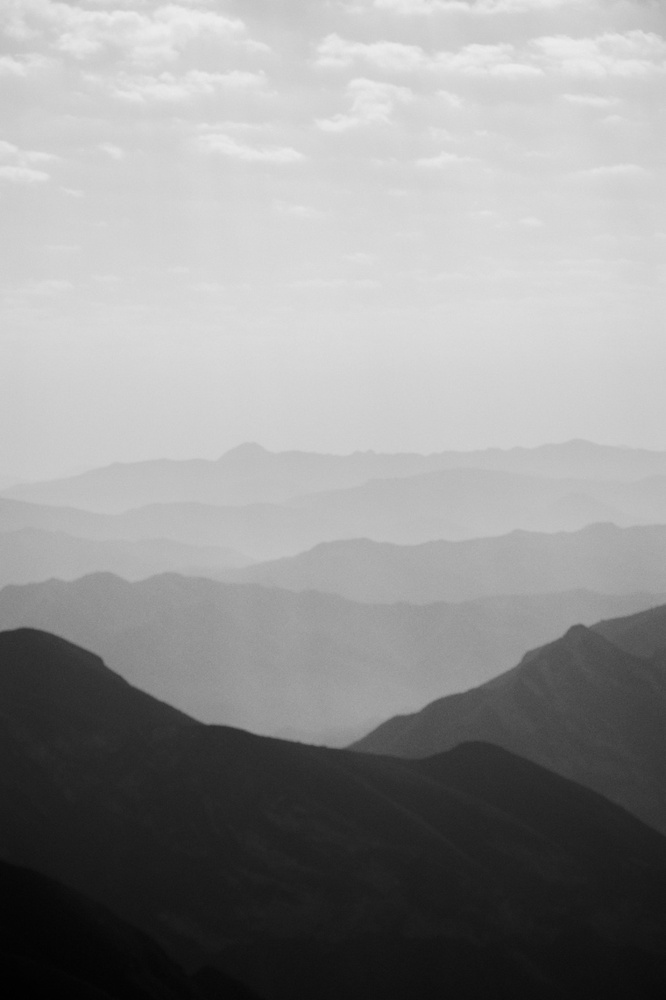
#> input picture hafta3/girdi/dag.jpg, 666 x 1000 px, shrunk from 1066 x 1600 before the run
$ python test_clahe.py
#> lines starting #> are read from the running program, lines starting #| are printed output that depends on the picture
### hafta3/odev3-clahe/hazir_fonksiyonsuz.py
from pathlib import Path

import cv2
import numpy as np


def clahe(gri, clip_limit=2.0, karo=8):
    h, w = gri.shape

    # 1) Görüntü karo sayısına tam bölünmüyorsa alt ve sağ kenarı yansıtarak büyüt
    if h % karo or w % karo:
        satirlar = np.arange(h + karo - h % karo)
        sutunlar = np.arange(w + karo - w % karo)
        satirlar = np.where(satirlar < h, satirlar, 2 * (h - 1) - satirlar)
        sutunlar = np.where(sutunlar < w, sutunlar, 2 * (w - 1) - sutunlar)
        genis = gri[satirlar][:, sutunlar]
    else:
        genis = gri

    kh = genis.shape[0] // karo
    kw = genis.shape[1] // karo
    alan = kh * kw
    limit = max(int(clip_limit * alan / 256), 1)
    olcek = np.float32(255) / np.float32(alan)

    # 2) Her karo için: histogram -> kırp -> fazlayı dağıt -> CDF tablosu
    tablolar = np.zeros((karo, karo, 256), dtype=np.float32)
    for i in range(karo):
        for j in range(karo):
            parca = genis[i * kh:(i + 1) * kh, j * kw:(j + 1) * kw]

            hist = [0] * 256
            for deger in parca.ravel().tolist():
                hist[deger] += 1

            fazla = 0
            for k in range(256):
                if hist[k] > limit:
                    fazla += hist[k] - limit
                    hist[k] = limit

            pay, kalan = divmod(fazla, 256)
            for k in range(256):
                hist[k] += pay
            if kalan > 0:
                adim = max(256 // kalan, 1)
                k = 0
                while k < 256 and kalan > 0:
                    hist[k] += 1
                    k += adim
                    kalan -= 1

            toplam = 0
            for k in range(256):
                toplam += hist[k]
                tablolar[i, j, k] = min(255, round(float(np.float32(toplam) * olcek)))

    # 3) Her piksel çevresindeki 4 karonun tablosundan çift doğrusal ara değer alır
    y = np.arange(h, dtype=np.float32) * (np.float32(1) / np.float32(kh)) - np.float32(0.5)
    x = np.arange(w, dtype=np.float32) * (np.float32(1) / np.float32(kw)) - np.float32(0.5)
    y1 = np.floor(y).astype(int)
    x1 = np.floor(x).astype(int)
    ya = (y - y1)[:, None]
    xa = (x - x1)[None, :]
    y2 = np.minimum(y1 + 1, karo - 1)[:, None]
    x2 = np.minimum(x1 + 1, karo - 1)[None, :]
    y1 = np.maximum(y1, 0)[:, None]
    x1 = np.maximum(x1, 0)[None, :]

    ust = tablolar[y1, x1, gri] * (1 - xa) + tablolar[y1, x2, gri] * xa
    alt = tablolar[y2, x1, gri] * (1 - xa) + tablolar[y2, x2, gri] * xa
    sonuc = ust * (1 - ya) + alt * ya
    return np.clip(np.rint(sonuc), 0, 255).astype(np.uint8)


# [9 lines that do not run on import are left out]

### hafta3/odev3-clahe/test_clahe.py
from pathlib import Path

import cv2
import numpy as np

from hazir_fonksiyonsuz import clahe

klasor = Path(__file__).parent

ornekler = {
    "dag.jpg": cv2.imread(str(klasor.parent / "girdi" / "dag.jpg"), cv2.IMREAD_GRAYSCALE),
    "sis.jpg": cv2.imread(str(klasor.parent / "girdi" / "sis.jpg"), cv2.IMREAD_GRAYSCALE),
    "rastgele 101x77": np.random.default_rng(0).integers(60, 180, (101, 77), dtype=np.uint8),
}
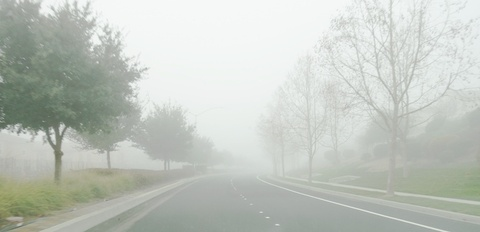
#> input picture hafta3/girdi/sis.jpg, 480 x 232 px, shrunk from 768 x 372 before the run

for ad, gri in ornekler.items():
    for clip_limit, karo in [(2.0, 8), (4.0, 4)]:
        bizim = clahe(gri, clip_limit, karo)
        opencv = cv2.createCLAHE(clipLimit=clip_limit, tileGridSize=(karo, karo)).apply(gri)
        fark = np.abs(bizim.astype(int) - opencv.astype(int))
        print(f"{ad}, clip={clip_limit}, karo={karo}: en büyük fark {fark.max()}, "
              f"farklı piksel %{100 * (fark > 0).mean():.3f}")
        assert fark.max() <= 1
#> this loop made 3 passes
#> ad on passes 1 to 3: 'dag.jpg', 'sis.jpg', 'rastgele 101x77'
#| dag.jpg, clip=2.0, karo=8: en büyük fark 1, farklı piksel %0.164
#| dag.jpg, clip=4.0, karo=4: en büyük fark 1, farklı piksel %0.001
#| sis.jpg, clip=2.0, karo=8: en büyük fark 1, farklı piksel %0.335
#| sis.jpg, clip=4.0, karo=4: en büyük fark 1, farklı piksel %0.412
#| rastgele 101x77, clip=2.0, karo=8: en büyük fark 1, farklı piksel %0.617
#| rastgele 101x77, clip=4.0, karo=4: en büyük fark 1, farklı piksel %0.591
#> pass 1, in clahe, `ust = tablolar[y1, x1, gri] * (1 - xa) + tablolar[y1, x2, gri] * xa`:
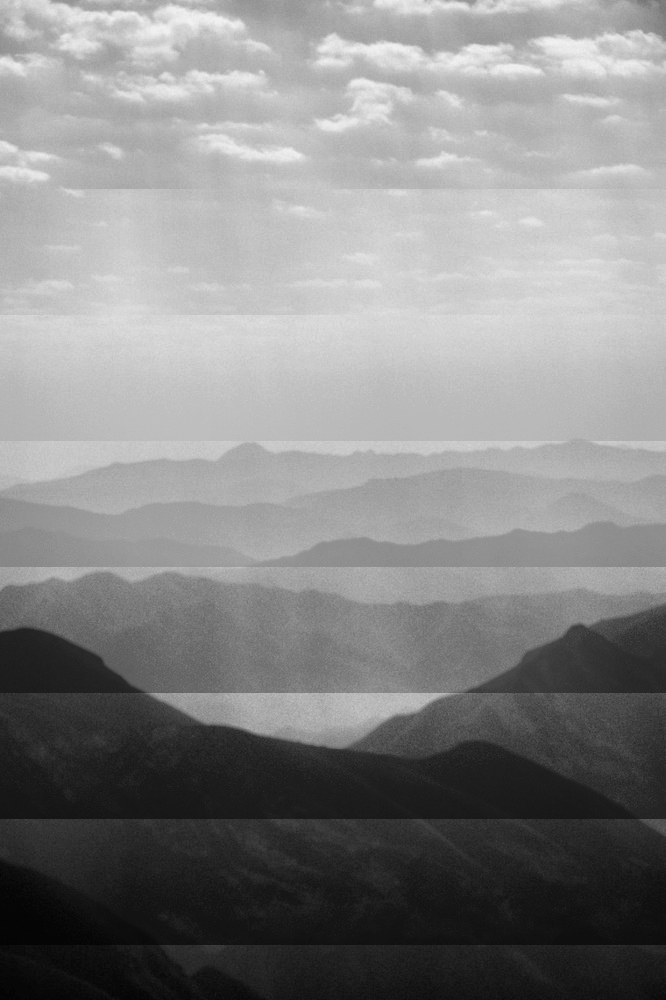
#> ust: shape (1000, 666) float64; min 1, max 241, mean 134
#> pass 1, in clahe, `alt = tablolar[y2, x1, gri] * (1 - xa) + tablolar[y2, x2, gri] * xa`:
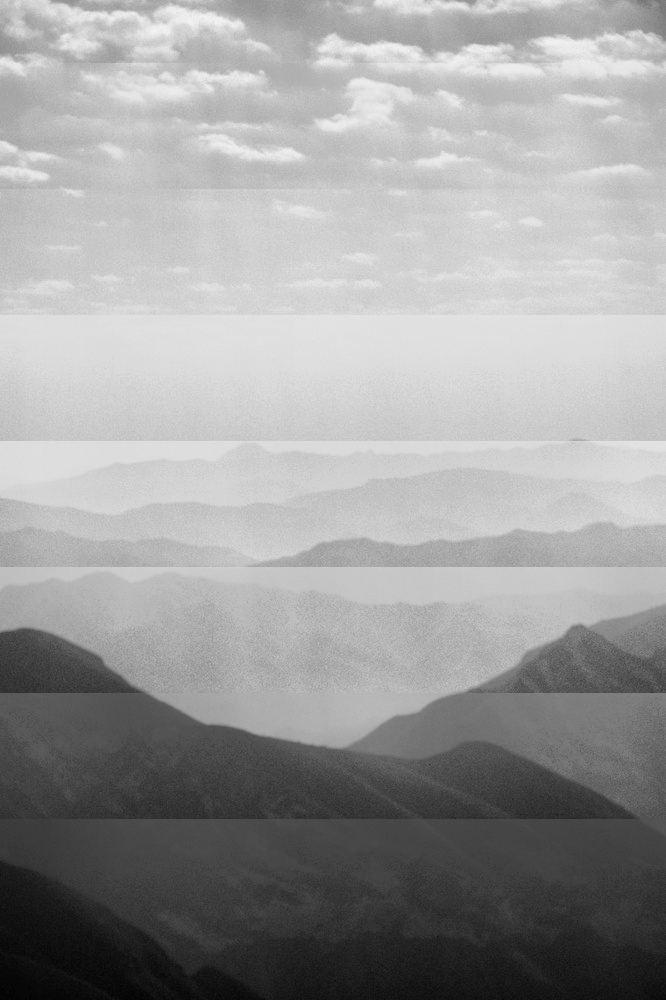
#> alt: shape (1000, 666) float64; min 1, max 241, mean 156.3
#> pass 1, in clahe, `sonuc = ust * (1 - ya) + alt * ya`:
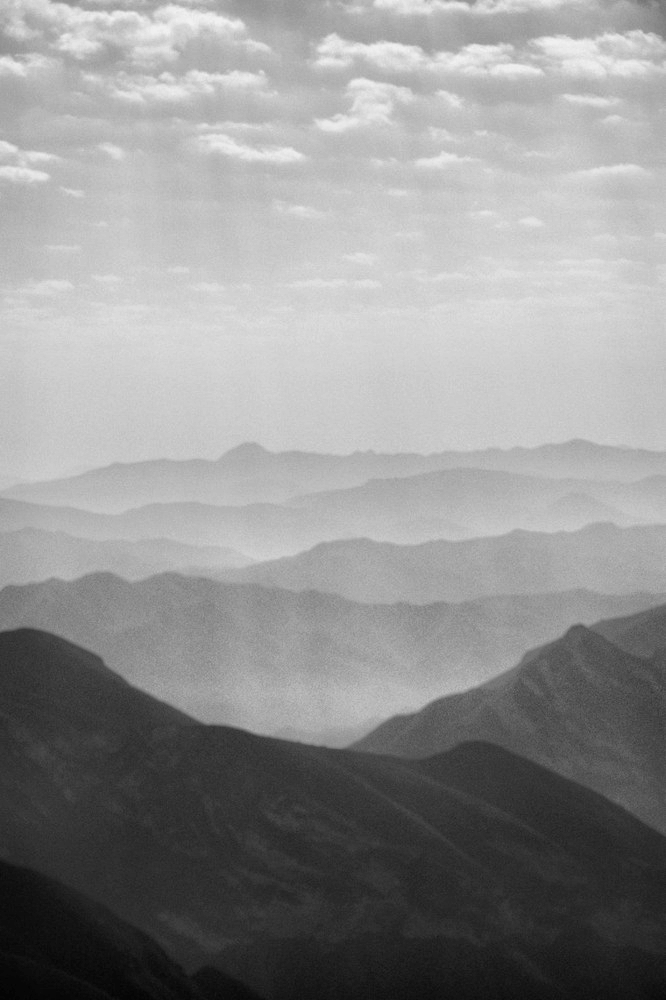
#> sonuc: shape (1000, 666) float64; min 1, max 241, mean 145.4
#> after the loop:
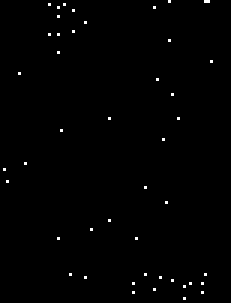
#> fark: shape (101, 77) int64 (shown 3 times larger); values 0 (black) and 1 (white), 0.59% white in thin lines or dots
